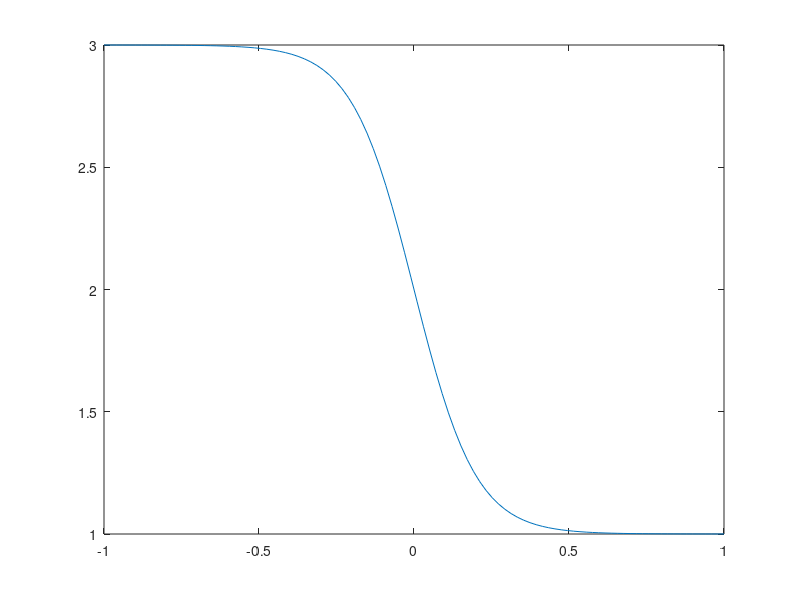

MATLAB code to generate this figure: (Note: this script raises an error after producing the figure.)
close all;
clear;

m = 100;
a = 1;
C = 2;
epsillon = 0.1;
x_l = -1;
x_r = 1;
l = x_r-x_l;
h = l/(m-1);
x = x_l:h:x_r;

T = 0.4;
%CFL = 7;
%CFL = 5.2;
CFL = 1.9;
k = CFL*h*h;
u0 = C-a*tanh(a*x/(2*epsillon));
v=u0';
figure(1)
plot(x,v);

alpha = 2/3;
SBP6_Variable;
L = [e_1';e_m'];
P = eye(m)-HI*L'*(L*HI*L')^(-1)*L;
B = HI*L'*(L*HI*L')^(-1);
t = 0;
while t<T
    if t+k>T
        k=T-t;
    end
    g = [gl(t,a,C,epsillon);gr(t,a,C,epsillon)];
    gt = [gpl(t,a,C,epsillon);gpr(t,a,C,epsillon)];
    w1=B*gt-alpha/2*P*D1*diag(P*v+B*g)*(P*v+B*g)-(1-alpha)*P*diag(P*v+B*g)*D1*(P*v+B*g)+epsillon*P*D2*(P*v+B*g);
    g = [gl(t+k/2,a,C,epsillon);gr(t+k/2,a,C,epsillon)];
    gt = [gpl(t+k/2,a,C,epsillon);gpr(t+k/2,a,C,epsillon)];
    w2=B*gt-alpha/2*P*D1*diag(P*(v+k/2*w1)+B*g)*(P*(v+k/2*w1)+B*g)-(1-alpha)*P*diag(P*(v+k/2*w1)+B*g)*D1*(P*(v+k/2*w1)+B*g)+epsillon*P*D2*(P*(v+k/2*w1)+B*g);
    w3=B*gt-alpha/2*P*D1*diag(P*(v+k/2*w2)+B*g)*(P*(v+k/2*w2)+B*g)-(1-alpha)*P*diag(P*(v+k/2*w2)+B*g)*D1*(P*(v+k/2*w2)+B*g)+epsillon*P*D2*(P*(v+k/2*w2)+B*g);
    g = [gl(t+k,a,C,epsillon);gr(t+k,a,C,epsillon)];
    gt = [gpl(t+k,a,C,epsillon);gpr(t+k,a,C,epsillon)];
    w4=B*gt-alpha/2*P*D1*diag(P*(v+k*w3)+B*g)*(P*(v+k*w3)+B*g)-(1-alpha)*P*diag(P*(v+k*w3)+B*g)*D1*(P*(v+k*w3)+B*g)+epsillon*P*D2*(P*(v+k*w3)+B*g);
    v=v+k/6*(w1+2*w2+2*w3+w4);
    t=t+k;
end

u = C-a*tanh(a*(x-C*T)/(2*epsillon));
figure(2)
plot(x,u,'*');
hold on
plot(x,v);
legend("Analytic solution","FD solution",'Location','best');
saveas(gcf,"T6F1.png");


e = u-v';
no = sqrt(h)*norm(e)

%0.0062 0.0015 3.8297e-04
%1.5502e-04 9.4120e-06 5.6721e-07
%8.5132e-05 1.3239e-06 2.4353e-08